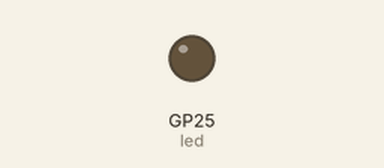
This program was run on a simulated Raspberry Pi Pico running MicroPython. Parts: output pins drawn as LEDs (lit = HIGH). Dashed ring = blinking.

Above: at 0.09 s.
At 2.77 s:
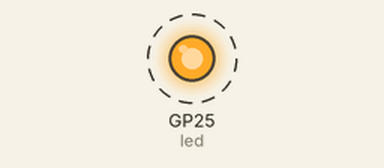
Timing chart, 0 to 3.1 s (numbered marks = the images above):
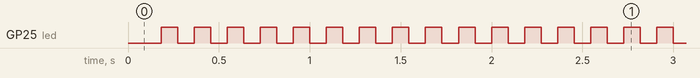

The program:

blink.py
```python
from machine import Pin, Timer
# Onboard LED AT PIN 25
led = Pin(25,Pin.OUT)
LED_state = True
tim = Timer()

def tick(timer):
    global led, LED_state
    LED_state = not LED_state
    led.value(LED_state)
# freq is changeable
tim.init(freq=11,mode=Timer.PERIODIC,callback=tick)
```

Measured:
- by itself, GP25 (led): alternates HIGH for 0.09 s and LOW for 0.09 s
